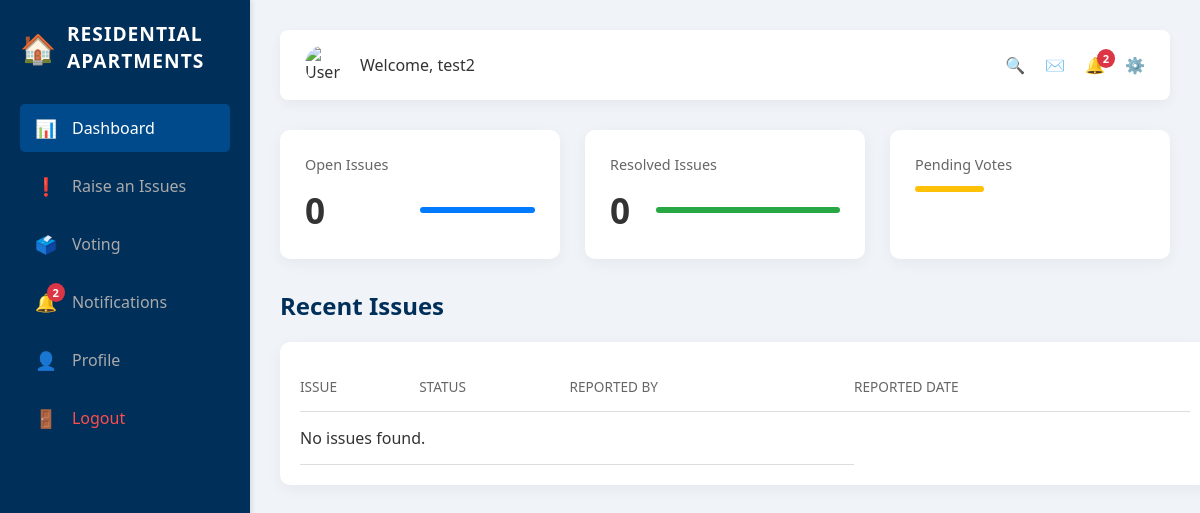
The page /home/ (signed in) on the database as committed earlier.
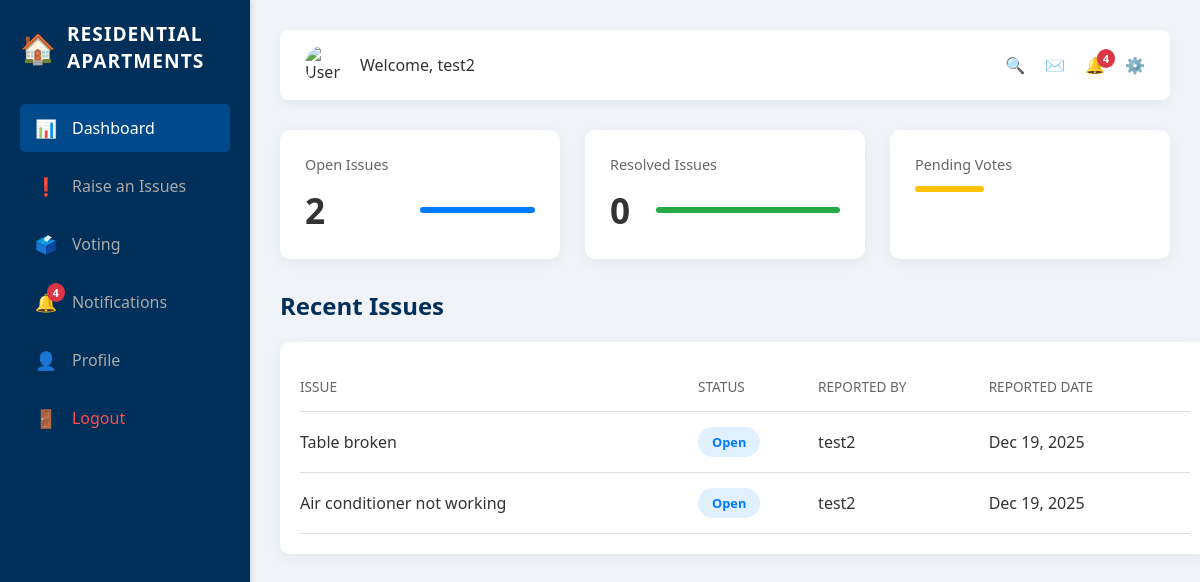
The same page on the database as committed later.
### app/models.py (models this page shows, shortened)
class UserDetails(models.Model):
    full_name = models.CharField(max_length=200, null=True, blank=True)
    email = models.EmailField(unique=True)
    password = models.CharField(max_length=100)
    flat_number = models.CharField(max_length=100)
    role = models.CharField(max_length=100)

class Issue(models.Model):
    STATUS_CHOICES = [
        ('Open', 'Open'),
        ('In Review', 'In Review'),
        ('Resolved', 'Resolved'),
    ]
    title = models.CharField(max_length=100)
    description = models.TextField()
    status = models.CharField(max_length=20, choices=STATUS_CHOICES, default='Open')
    reported_date = models.DateField(auto_now_add=True)
    reported_by_id = models.ForeignKey(UserDetails, on_delete=models.CASCADE)
    image = models.ImageField(upload_to='issue_images/', blank=True, null=True)

### app/views.py (the view)
# urls.py: 2. Add a URL to urlpatterns:  path('', views.home, name='home')
def home(request):
    user_id = request.session.get('user_id')
    if user_id:
        try:
            user = UserDetails.objects.get(id=user_id)
            open_issues_count = Issue.objects.filter(status='Open', reported_by_id=user).count()
            resolved_issues_count = Issue.objects.filter(status='Resolved', reported_by_id=user).count()
            recent_issues = Issue.objects.filter(reported_by_id=user).order_by('-reported_date')[:5]
            all_notifications = SiteNotification.objects.all().order_by('-id')[:10]
            context = {
                'user_full_name': user.full_name or user.email,
                'open_issues_count': open_issues_count,
                'resolved_issues_count': resolved_issues_count,
                'recent_issues': recent_issues,
                'notifications': all_notifications,
            }
            return render(request, 'home.html', context)
        except UserDetails.DoesNotExist:
            return redirect('login')
    return redirect('login')

### app/models.py (called while the page is built)
    def time_since_created(self):
        now = timezone.now()
        diff = now - self.created_at
        if diff.days == 0:
            if diff.seconds < 60:
                return f"{diff.seconds} seconds ago"
            elif diff.seconds < 3600:
                return f"{diff.seconds // 60} mins ago"
        elif diff.days == 1:
            return "Yesterday"
        return self.created_at.strftime("%b %d, %Y")

### app/templates/home.html (shortened to what this page needs)
<!DOCTYPE html>
<html lang="en">
<head>
</head>
<body>
    <div class="dashboard-container">
        <aside class="sidebar">
            <div class="logo">
                <span class="logo-icon">🏠</span>
                <div>
                    <div>Residential</div>
                    <div>APARTMENTS</div>
                </div>
            </div>
            <nav>
                <a href="#" class="nav-link active">
                    <span class="nav-icon">📊</span> Dashboard
                </a>
                <a href="{% url 'report-issue' %}" class="nav-link">
                    <span class="nav-icon">❗</span> Raise an Issues
                </a>
                <a href="#" class="nav-link">
                    <span class="nav-icon">🗳️</span> Voting
                </a>
                <a href="#" class="nav-link" onclick="event.preventDefault(); toggleNotifications();">
                    <span class="nav-icon">🔔</span>
                     {% if notifications|length > 0 %}
                     <span class="notification-badge">{{ notifications|length }}</span>
                    {% endif %}
                    Notifications
                </a>
                <a href="#" class="nav-link">
                    <span class="nav-icon">👤</span> Profile
                </a>
                <a href="{% url 'logout' %}" class="nav-link" style="color: #ff4d4d;">
                    <span class="nav-icon">🚪</span> Logout
                </a>
            </nav>
        </aside>
        <main class="main-content">
            <header class="header">
                <div class="user-profile">
                    <img src="via.placeholder.com" alt="User Avatar" class="user-avatar">
                    <div class="welcome-text">Welcome, <span>{{ user_full_name }}</span></div>
                </div>
                <div class="header-icons">
                    <span class="header-icon-btn">🔍</span>
                    <span class="header-icon-btn">✉️</span>
                    <span class="header-icon-btn" onclick="toggleNotifications()">
                        🔔
                        {% if notifications|length > 0 %}
                            <span class="notification-badge">{{ notifications|length }}</span>
                        {% endif %}
                    </span>
                    <span class="header-icon-btn">⚙️</span>
                </div>
            </header>
            <section class="summary-cards">
                <div class="card">
                    <div class="card-title">Open Issues</div>
                    <div class="card-value">
                        {{ open_issues_count }}
                        <div class="progress-bar blue" style="width: 50%;"></div>
                    </div>
                </div>
                <div class="card">
                    <div class="card-title">Resolved Issues</div>
                    <div class="card-value">
                        {{ resolved_issues_count }}
                        <div class="progress-bar green" style="width: 80%;"></div>
                    </div>
                </div>
                <div class="card">
                    <div class="card-title">Pending Votes</div>
                    <div class="card-value">
                        <div class="progress-bar orange" style="width: 30%;"></div>
                    </div>
                </div>
            </section>
            <section class="recent-issues-section">
                <h2>Recent Issues</h2>
                <div class="issues-table">
                    <table>
                        <thead>
                            <tr>
                                <th>Issue</th>
                                <th>Status</th>
                                <th>Reported By</th>
                                <th>Reported Date</th>
                            </tr>
                        </thead>
                        <tbody>
                            {% for issue in recent_issues %}
                                {% if issue.id %}
                                    <tr onclick="window.location='{% url 'issue_details' issue.id %}'" style="cursor: pointer;">
                                        <td>{{ issue.title }}</td>
                                        <td><span class="status-badge status-{{ issue.status|lower }}">{{ issue.status }}</span></td>
                                        <td>{{ issue.reported_by_id.full_name|default:issue.reported_by_id.email }}</td>
                                        <td>{{ issue.reported_date|date:"M d, Y" }}</td>
                                    </tr>
                                {% else %}
                                    <tr>
                                        <td colspan="3">Invalid issue data</td>
                                    </tr>
                                {% endif %}
                            {% empty %}
                                <tr>
                                    <td colspan="3">No issues found.</td>
                                </tr>
                            {% endfor %}
                        </tbody>
                    </table>
                </div>
            </section>
        </main>
    </div>
</body>
</html>

### app/templates/home.html (style rules this page uses)
:root { --primary-color: #004a8b; --secondary-color: #002f5a; --background-color: #f0f4f8; --card-bg: white; --text-color: #333; --text-light: #666; --border-color: #ddd; --blue-badge: #007bff; --green-badge: #28a745; --orange-badge: #ffc107; --notification-count-bg: #dc3545; }
body { font-family: 'Segoe UI', Tahoma, Geneva, Verdana, sans-serif; margin: 0; padding: 0; background-color: var(--background-color); color: var(--text-color); }
.dashboard-container { display: flex; min-height: 100vh; }
.sidebar { width: 250px; background-color: var(--secondary-color); color: white; padding: 20px; box-sizing: border-box; box-shadow: 2px 0 5px rgba(0,0,0,0.1); }
.logo { font-size: 1.2em; font-weight: bold; margin-bottom: 30px; display: flex; align-items: center; text-transform: uppercase; letter-spacing: 1px; }
.logo-icon { margin-right: 10px; font-size: 1.5em; }
.nav-link { display: flex; align-items: center; padding: 12px 15px; color: #aaa; text-decoration: none; margin-bottom: 10px; border-radius: 5px; transition: background-color 0.3s, color 0.3s; position: relative; }
.nav-link.active, .nav-link:hover { color: white; background-color: var(--primary-color); }
.nav-icon { margin-right: 15px; font-size: 1.1em; }
.main-content { flex-grow: 1; padding: 30px; }
.header { display: flex; justify-content: space-between; align-items: center; background-color: var(--card-bg); padding: 15px 25px; border-radius: 8px; box-shadow: 0 4px 12px rgba(0,0,0,0.05); margin-bottom: 30px; }
.user-profile { display: flex; align-items: center; }
.user-avatar { width: 40px; height: 40px; border-radius: 50%; margin-right: 15px; object-fit: cover; }
.welcome-text span { font-weight: 500; color: var(--text-color); }
.header-icons { display: flex; align-items: center; gap: 20px; color: var(--text-light); }
.header-icon-btn { cursor: pointer; transition: color 0.3s; position: relative; }
.notification-badge { position: absolute; top: -5px; right: -10px; background-color: var(--notification-count-bg); color: white; border-radius: 50%; padding: 2px 6px; font-size: 0.7em; font-weight: bold; }
.nav-link .notification-badge { right: 165px; top: 5px; }
.summary-cards { display: grid; grid-template-columns: repeat(auto-fit, minmax(200px, 1fr)); gap: 25px; margin-bottom: 30px; }
.card { background-color: var(--card-bg); padding: 25px; border-radius: 10px; box-shadow: 0 4px 15px rgba(0,0,0,0.05); transition: transform 0.3s; }
.card-title { font-size: 0.9em; color: var(--text-light); margin-bottom: 12px; }
.card-value { font-size: 2.2em; font-weight: bold; display: flex; align-items: center; justify-content: space-between; }
.progress-bar { height: 6px; width: 60%; border-radius: 3px; }
.blue { background-color: var(--blue-badge); }
.green { background-color: var(--green-badge); }
.orange { background-color: var(--orange-badge); }
.recent-issues-section h2 { font-size: 1.5em; margin-bottom: 20px; color: var(--secondary-color); }
.issues-table { width: 100%; background-color: var(--card-bg); padding: 20px; border-radius: 10px; box-shadow: 0 4px 15px rgba(0,0,0,0.05); overflow-x: auto; }
table { width: 100%; border-collapse: collapse; }
th, td { padding: 15px 0; text-align: left; border-bottom: 1px solid var(--border-color); }
th { color: var(--text-light); font-weight: 500; text-transform: uppercase; font-size: 0.85em; }
.status-badge { padding: 6px 14px; border-radius: 20px; font-size: 0.8em; font-weight: bold; display: inline-block; }
.status-open { background-color: #e0f0ff; color: var(--blue-badge); }

Rows that differ between the two databases and show on the page:
added Issue: title "Table broken", status "Open", reported_by_id.full_name "test2", reported_date "Dec 19, 2025"
added Issue: title "Air conditioner not working", status "Open", reported_by_id.full_name "test2", reported_date "Dec 19, 2025"
Other text that changed with them:
{{ notifications|length }}: "2" → "4"
{{ open_issues_count }}: "0" → "2"
text no longer shown: "No issues found."
